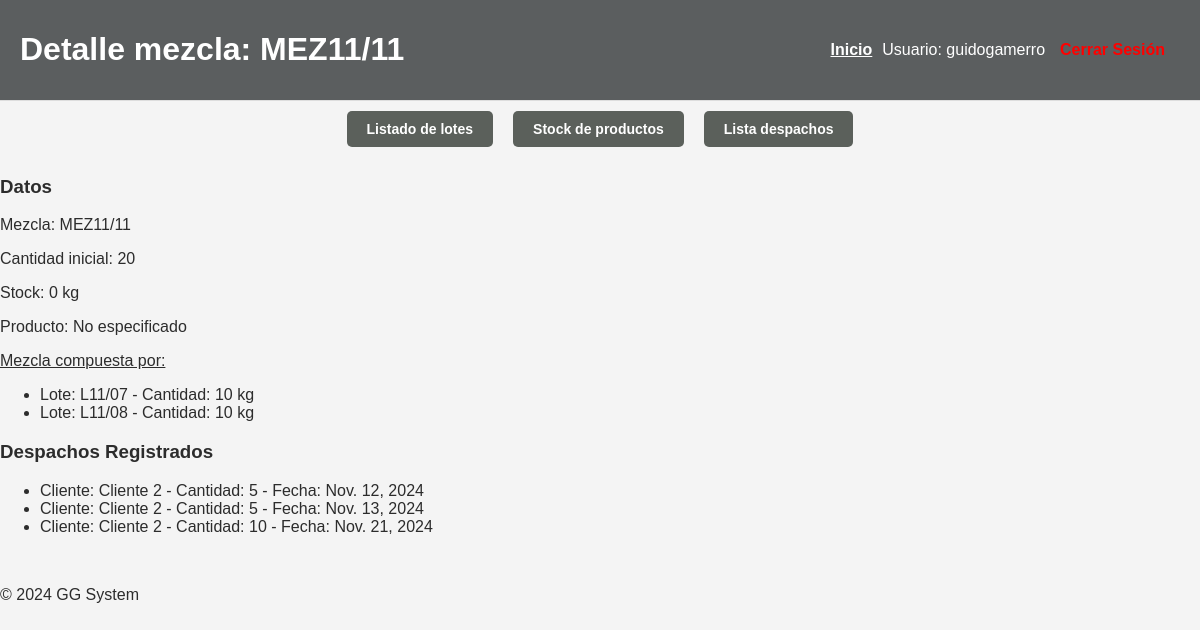
Page /gestion_lotes/detalle_mezcla/7 (signed in) on the committed database.
### gestion_lotes/models.py (models this page shows, shortened)
class Mezcla(models.Model):
    nombre_mezcla = models.CharField(max_length=20, unique=True)
    cantidad_total = models.IntegerField()
    lotes = models.ManyToManyField('Lote', through='LoteEnMezcla')
    destino = models.CharField(max_length=100, blank=True, null=True)
    despachada = models.BooleanField(default=False)
    stock_restante = models.PositiveIntegerField(default=1)
    producto = models.CharField(max_length=100, default="No especificado", null=True)
    '''def save(self, *args, **kwargs):
        # Inicializar el stock restante con la cantidad total si es una nueva mezcla
        if not self.pk:
            self.stock_restante = self.cantidad_total
        super().save(*args, **kwargs)''' #ME GUSTA ESTA IDEA PERO NO ME ESTARIA FUNCIONANDO

class LoteEnMezcla(models.Model):
    mezcla = models.ForeignKey(Mezcla, on_delete=models.CASCADE)
    lote = models.ForeignKey(Lote, on_delete=models.CASCADE)
    cantidad = models.PositiveIntegerField()

class Lote(models.Model):
    nombre_lote = models.CharField(max_length=25, unique=True)
    fecha_inicio = models.DateField()
    etapa = models.CharField(max_length=25, default='-')
    estado = models.CharField(max_length=15, choices=[('iniciado','Iniciado'), ('finalizado', 'Finalizado')], default='Iniciado')
    producto = models.CharField(max_length=100, choices=[('prod A', 'Prod A'), ('prod B','Prod B'),('prod C','Prod C')], default="No especificado")
    tipo = models.CharField(max_length=20, choices=[('tipo 1', 'Tipo 1'), ('tipo 2', 'Tipo 2'), ('tipo 3', 'Tipo 3')], default=None)
    fecha_fin = models.DateField(null=True, blank=True)
    cantidad = models.DecimalField(max_digits=10, decimal_places=1, help_text="Cantidad en kg", null=True, blank=True)
    calidad1 = models.IntegerField(choices=[(i, i) for i in range(1, 11)], help_text="Calidad 1 (1-10)", null=True, blank=True, default=1)
    calidad2 = models.IntegerField(choices=[(i, i) for i in range(1, 11)], help_text="Calidad 2 (1-10)", null=True, blank=True, default=1)
    usado = models.BooleanField(default=False)
    tipo_lote = models.CharField(max_length=20, default='individual')
    STATE_CHOICES = [
        ('Activo', 'Activo'),
        ('Desactivado', 'Desactivado'),
    ]
    state = models.CharField(max_length=20, choices=STATE_CHOICES, default='Activo')
    stock = models.DecimalField(max_digits=10, decimal_places=1, null=True, blank=True, default=0)

class Despacho(models.Model):
    mezcla = models.ForeignKey(Mezcla, on_delete=models.CASCADE, related_name='despachos')
    cliente = models.CharField(max_length=100)
    cantidad = models.PositiveIntegerField()
    fecha_despacho = models.DateField(default=timezone.now)

### gestion_lotes/views.py (the view)
# urls.py: path('detalle_mezcla/<int:pk>', views.detalle_mezcla, name="detalle_mezcla"),
def detalle_mezcla(request, pk):
    mezcla = get_object_or_404(Mezcla, pk=pk)
    if request.method == 'POST':
        form = DetalleMezclaForm(request.POST, instance=mezcla)
        if form.is_valid():
            form.save()
            return redirect('gestion_lotes:detalle_mezcla')
    else:
        form = DetalleMezclaForm
    despachos = mezcla.despachos.all()
    lotes = LoteEnMezcla.objects.filter(mezcla=mezcla)
    ctx = {'mezcla': mezcla, 'form': form, 'despachos': despachos, 'lotes': lotes}
    return render(request, 'gestion_lotes/detalle_mezcla.html', ctx)

### gestion_lotes/templates/gestion_lotes/detalle_mezcla.html (shortened to what this page needs)
{% extends 'base.html' %}
{% block header %}
<h1>Detalle mezcla: {{ mezcla.nombre_mezcla }}</h1>
{% endblock %}
{% block content %}
<div class="conteiner-opc">
    <a href="{% url 'gestion_lotes:lista_lotes' %}" class="button-link-h">Listado de lotes</a>
    <a href="{% url 'gestion_lotes:stock_producto' %}" class="button-link-h">Stock de productos</a>
    <a href="{% url 'gestion_lotes:lista_despachos' %}" class="button-link-h">Lista despachos</a>
</div>
<div>
    <h3>Datos</h3>
    <p>Mezcla: {{ mezcla.nombre_mezcla}}</p>
    <p>Cantidad inicial: {{ mezcla.cantidad_total}}</p>
    <p>Stock: {{ mezcla.stock_restante}} kg</p>
    <p>Producto: {{ mezcla.producto }}</p>
    <p style="text-decoration: underline;">Mezcla compuesta por:</p>
    <ul>
    {% for lote in lotes %}
        <li>Lote: {{ lote.lote.nombre_lote }} - Cantidad: {{ lote.cantidad }} kg</li>
    {% empty %}
        <li>No se han registrado lotes para esta mezcla</li>
    {% endfor %}
    </ul>
</div>
<div>
    <h3>Despachos Registrados</h3>
    <ul>
        {% for despacho in despachos %}
            <li>Cliente: {{ despacho.cliente }} - Cantidad: {{ despacho.cantidad }} - Fecha: {{ despacho.fecha_despacho }}</li>
        {% empty %}
            <li>No se han registrado despachos para esta mezcla.</li>
        {% endfor %}
    </ul>
</div>
{% endblock %}

### gestion_lotes/templates/base.html (shortened to what this page needs)
{% load static %}
<!DOCTYPE html>
<html lang="es">
<head>
    <link rel="stylesheet" href="{% static 'css/estilo.css' %}">
    <link href="https://cdnjs.cloudflare.com/ajax/libs/font-awesome/6.0.0-beta3/css/all.min.css" rel="stylesheet">
</head>
<body>
    <header class="main-header">
        <div>
            {% block header %}
            {% endblock %}
        </div>
        <nav class="navbar">
            <a href="{% url 'home:pagina_inicial' %}">Inicio</a>
            <span class="user-info">
                Usuario: {{ user.username }}
            </span>
            <a href="{% url 'usuarios:logout' %}" class="btn btn-danger">Cerrar Sesión</a>
        </nav>
    </header>
    <main>
        {% block content %}
        {% endblock %}
    </main>
    <br>
    <footer>
        <p>&copy; 2024 GG System</p>
    </footer>
</body>
</html>

### gestion_lotes/static/css/estilo.css (style rules this page uses)
body { background-color: #f4f4f4; color: #2c2c2c; font-family: Arial, sans-serif; margin: 0; }
header { background-color: #333333; color: white; padding: 10px 20px; display: flex; justify-content: space-between; align-items: center; position: sticky; top: 0; z-index: 1000; }
header a { color: white; text-decoration: none; margin: 0 10px; font-weight: bold; }
a { text-decoration: underline; }
.main-header { background-color: #5b5e5f; padding: 10px 20px; border-bottom: 1px solid #ddd; }
.navbar { display: flex; justify-content: space-between; align-items: center; }
.navbar .btn { margin: 0 5px; text-decoration: none; color: #333; }
.navbar .btn-danger { color: red; padding: 5px 10px; border-radius: 5px; }
nav a { text-decoration: underline; }
.button-link-h { display: inline-block; padding: 10px 20px; font-size: 14px; font-weight: bold; color: #fff; background-color: #5b605b; text-align: center; text-decoration: none; border-radius: 5px; }
.conteiner-opc { display: flex; justify-content: center; align-items: center; }
.conteiner-opc a { margin: 10px; }

### rows in the picture
Mezcla: nombre_mezcla "MEZ11/11", cantidad_total "20", stock_restante "0", producto "No especificado"
LoteEnMezcla: lote.nombre_lote "L11/07", cantidad "10"
LoteEnMezcla: lote.nombre_lote "L11/08", cantidad "10"
Despacho: cliente "Cliente 2", cantidad "5", fecha_despacho "Nov. 12, 2024"
Despacho: cliente "Cliente 2", cantidad "5", fecha_despacho "Nov. 13, 2024"
Despacho: cliente "Cliente 2", cantidad "10", fecha_despacho "Nov. 21, 2024"

### other values in the picture
{{ user.username }} "guidogamerro"
